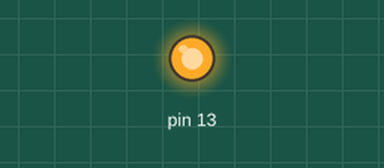
Recording of a sketch running on a simulated Arduino Uno, built with avr-gcc and run on an emulated ATmega328P. Parts: output pins drawn as LEDs (lit = HIGH).

Above: at 2.0 s.
At 8.1 s:
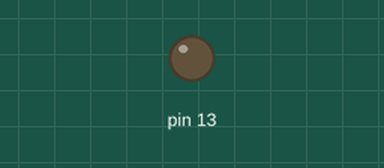
Timing chart, 0 to 12.7 s (numbered marks = the images above):
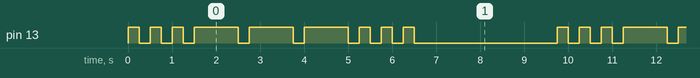

Measured:
- by itself, pin 13: repeats every 9.8 s: 2 × (LOW 0.25 s, HIGH 0.25 s), 3 × (LOW 0.25 s, HIGH 1.0 s), 3 × (LOW 0.25 s, HIGH 0.25 s), LOW 3.3 s, HIGH 0.25 s
- by itself, everything shown: repeats every 9.8 s, in 18 steps

The sketch:

app.ino
```cpp
#include "src/morse.hpp"

namespace
{
Morse morse(13);
}

void setup()
{
}

void loop()
{
    morse.dot();
    morse.dot();
    morse.dot();
    morse.dash();
    morse.dash();
    morse.dash();
    morse.dot();
    morse.dot();
    morse.dot();
    delay(3000);
}
```

morse.cpp
```cpp
/*
  Morse.cpp - Library for flashing Morse code.
  Created by David A. Mellis, November 2, 2007.
  Released into the public domain.
*/

#include "Arduino.h"
#include "morse.hpp"

Morse::Morse(int pin)
{
  pinMode(pin, OUTPUT);
  _pin = pin;
}

void Morse::dot()
{
  digitalWrite(_pin, HIGH);
  delay(250);
  digitalWrite(_pin, LOW);
  delay(250);
}

void Morse::dash()
{
  digitalWrite(_pin, HIGH);
  delay(1000);
  digitalWrite(_pin, LOW);
  delay(250);
}
```

morse.hpp
```cpp
/*
  Morse.h - Library for flashing Morse code.
  Created by David A. Mellis, November 2, 2007.
  Released into the public domain.
*/
#ifndef Morse_h
#define Morse_h

class Morse
{
public:
    Morse(int pin);
    void dot();
    void dash();

private:
    int _pin;
};

#endif
```
